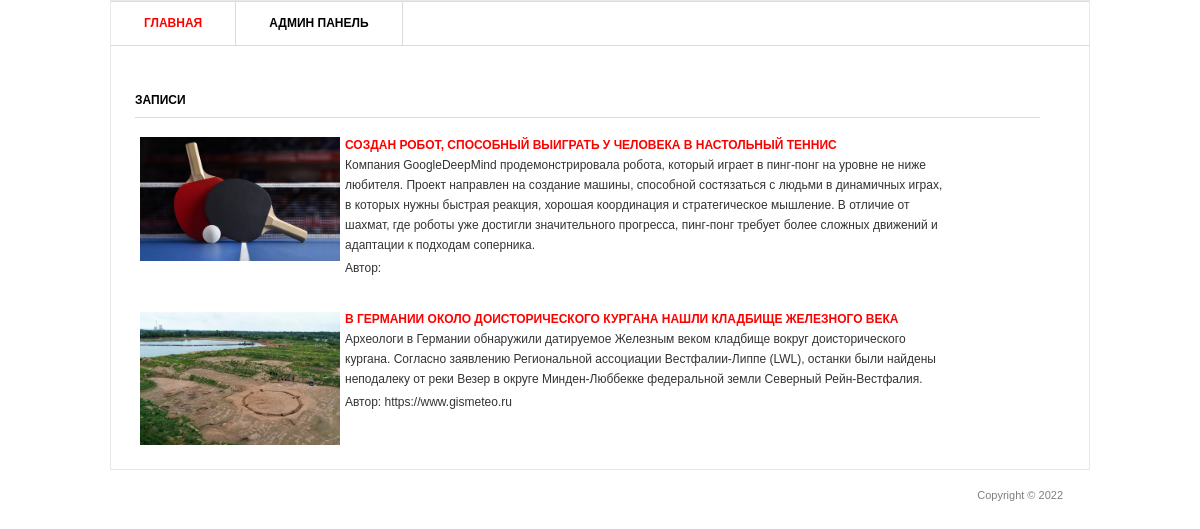
The page / on the database its author committed.
### blog/models.py (models this page shows, shortened)
class Post(models.Model):
    title = models.CharField('Заголовок записи', max_length=100)
    description = models.TextField('Текст записи')
    author = models.CharField('Имя автора', max_length=100, blank=True)
    date = models.DateField('Дата создания')
    img = models.ImageField('Изображение', upload_to='image/%Y')
    class Meta:
        verbose_name = 'Запись'
        verbose_name_plural = 'Записи'

### blog/views.py (the view)
# urls.py: urlpatterns = [path('', views.PostView.as_view()),
class PostView(View):
    def get(self, request):
        posts = Post.objects.all()
        return render(request, 'blog/blog.html', {'post_list': posts})

### templates/blog/blog.html (shortened to what this page needs)
{% load static %}
<html >
<head>
	<link rel="stylesheet" href="{% static 'css/style.css' %}" type="text/css" media="all" />
</head>
<body>
<div class="shell">
	<div class="border">
		<div id="navigation">
			<ul>
			    <li><a href="/" class="active">Главная</a></li>
			    <li><a href="/admin">Админ панель</a></li>
			</ul>
		</div>
		<div id="main">
			<div id="content" class="left">
				<div class="projects">
					<h3>Записи</h3>
					{% for post in post_list %}
					<div class="item">
						<div class="image left">
							<a href="#"><img src="{{ post.img.url }}" width="200px" alt="" /></a>
						</div>
						<div class="text left">
							<h4><a href="{{ post.id }}">{{ post.title }}</a></h4>
							<p>{{ post.description }}</p>
							<p>Автор:  {{ post.author }}</p>
						</div>
					</div>
					{% endfor %}
				</div>
			</div>
		</div>
	</div>
	<div id="footer">
		<p class="copy right">Copyright &copy;  2022 </p>
	</div>
</div>
</body>
</html>

### static/css/style.css (style rules this page uses)
* { margin: 0; padding: 0; outline:0; }
body { font-size: 12px; line-height: 20px; font-family: Georgia, Arial, Helvetica, Sans-Serif; color: #333; background: url() repeat 0 0; }
a { color: #ff0000; text-decoration: none; cursor:pointer; }
a img { border: 0; }
.left, .alignleft { float: left; display: inline; }
.right, .alignright { float: right; display: inline; }
.shell { width: 980px; margin: 0 auto; }
.border { border: 1px solid #e8e8e8; background: #fff; position: relative; }
#navigation { height: 43px; border-top: 1px solid #dbdbdb; border-bottom: 1px solid #dbdbdb; }
#navigation ul { list-style: none; }
#navigation ul li { float: left; height: 43px; border-right: 1px solid #dbdbdb; font-size: 12px; line-height: 43px; font-weight: bold; text-transform: uppercase; }
#navigation ul li a { float: left; height: 43px; color: #000; padding: 0 33px; }
#navigation ul li a:hover, #navigation ul li a.active { color: #ff0000; text-decoration: none; }
#main { width: 932px; padding: 37px 24px 17px 24px; }
#main h3 { font-size: 12px; line-height: 15px; color: #000; text-transform: uppercase; border-bottom: 1px solid #dbdbdb; padding: 0 0 9px 0; }
#content { width: 905px; }
.projects { padding: 10px 0 0 0; }
.projects h3 { margin: 0 0 17px 0; }
.projects .item { margin: 0 0 28px 0; }
.projects .image { width: 183px; height: 111px; border: 0px solid #dbdbdb; padding: 2px; margin: 0 20px 0 3px; }
.projects .text { width: 600px; }
.projects .text h4 { font-size: 12px; line-height: 15px; color: #333; text-transform: uppercase; padding: 3px 0 2px 0; }
.projects .text p { padding: 0 0 3px 0; }
#footer { font-family: Arial, sans-serif; font-size: 11px; line-height: 14px; color: #7f7f7f; padding: 18px 27px 20px 38px; }

### rows shown on the page
Post: img (picture), title "СОЗДАН РОБОТ, СПОСОБНЫЙ ВЫИГРАТЬ У ЧЕЛОВЕКА В НАСТОЛЬНЫЙ ТЕННИС", description "Компания GoogleDeepMind продемонстрировала робота, который играет в пинг-понг на уровне не ниже любителя. Проект направлен на создание машины, способной состязаться с людьми в динамичных играх, в которых нужны быстрая реакция, хорошая координация и стратегическое мышление. В отличие от шахмат, где роботы уже достигли значительного прогресса, пинг-понг требует более сложных движений и адаптации к подходам соперника."
Post: img (picture), title "В ГЕРМАНИИ ОКОЛО ДОИСТОРИЧЕСКОГО КУРГАНА НАШЛИ КЛАДБИЩЕ ЖЕЛЕЗНОГО ВЕКА", description "Археологи в Германии обнаружили датируемое Железным веком кладбище вокруг доисторического кургана. Согласно заявлению Региональной ассоциации Вестфалии-Липпе (LWL), останки были найдены неподалеку от реки Везер в округе Минден-Люббекке федеральной земли Северный Рейн-Вестфалия.", author "https://www.gismeteo.ru"
